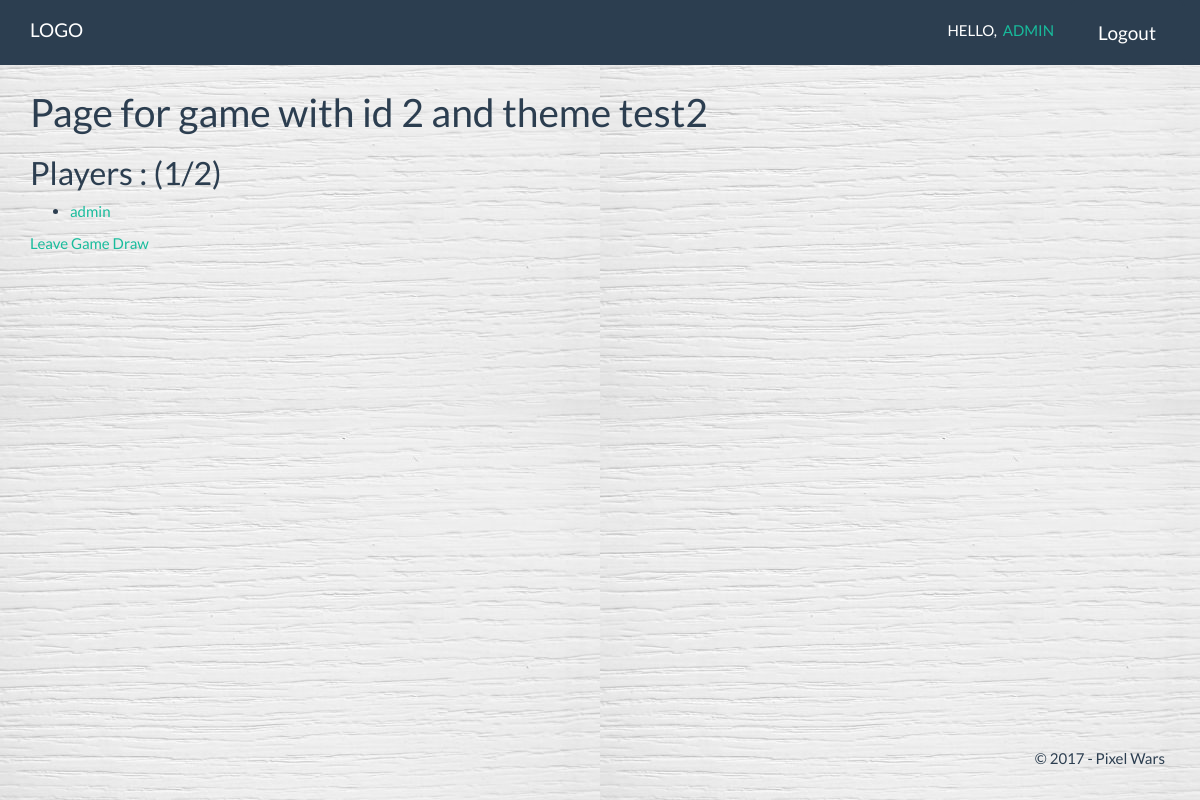
/pixelwars/standart/2/ (signed in), run on an earlier commit of the app's database.
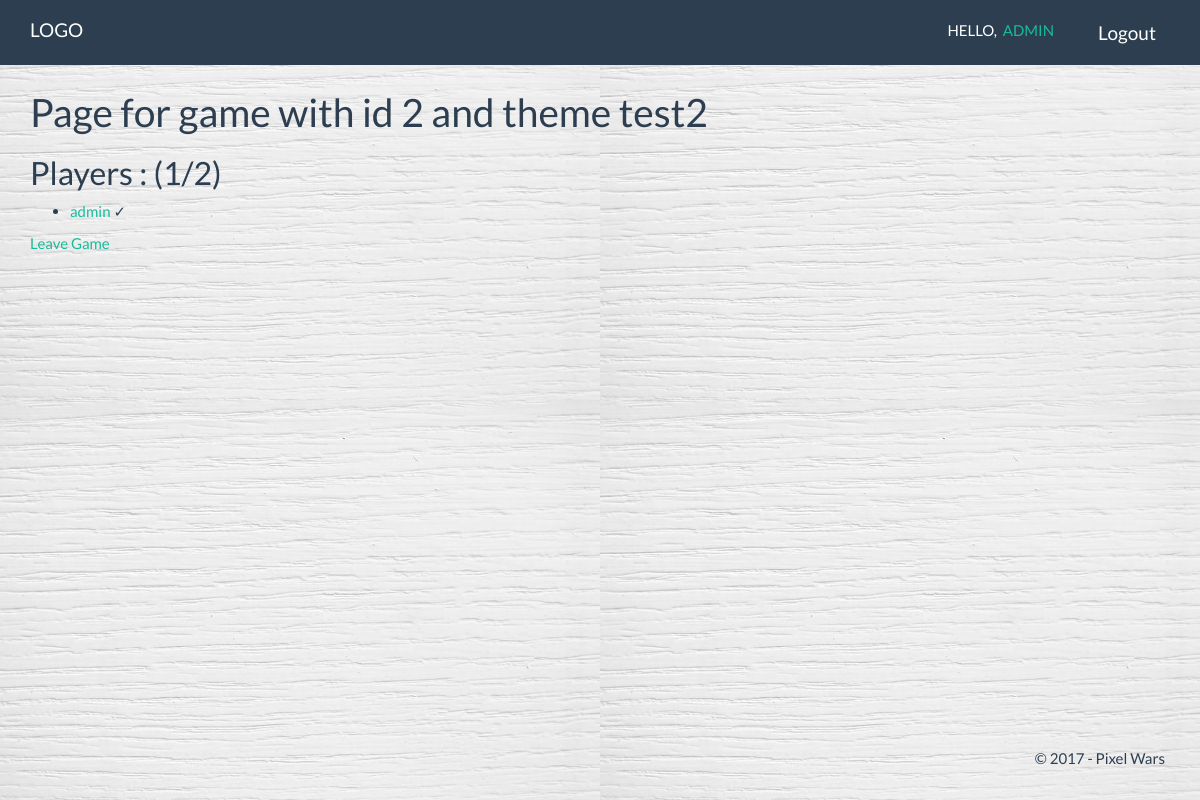
And on a later commit of the database.
### pixelwars/models.py (models this page shows, shortened)
class Game(models.Model):
    theme = models.CharField(max_length=100, null=True)
    active = models.BooleanField(default=True)
    drawing1 = models.ImageField(null=True, upload_to="gallery/")
    drawing2 = models.ImageField(null=True, upload_to="gallery/"    )
    player1 = models.ForeignKey(Player, null=True, related_name="player1")
    player2 = models.ForeignKey(Player, null=True, related_name="player2")
    judgeable = models.BooleanField(default=False)

class Player(models.Model):
    user = models.OneToOneField(User, null=True, unique=True)
    name = models.CharField(max_length=250, null=True)
    wins = models.IntegerField(default=0)
    hasDrawed = models.BooleanField(default=False)

### pixelwars/views.py (the view)
# urls.py: url(r'standart/(?P<id>\d+)/$', views.readstandart, name='readstandart'),
def readstandart(request, id):
    game = get_object_or_404(Game, id=id)
    players = []
    if (game.player1 != None):
        players.append(game.player1)
    if (game.player2 != None):
        players.append(game.player2)
    canPlay = False
    canJoin = False
    canLeave = False
    currentPlayer = Player.objects.get(user=request.user)
    if (currentPlayer in players):
        canLeave = True
    playerCount = len(players)
    if (currentPlayer in players and not currentPlayer.hasDrawed):
        canPlay = True
    if (not currentPlayer in players and notActiveGameOrNoGame(currentPlayer)):
        canJoin = True
    context = {
        'canJoin': canJoin,
        'canPlay': canPlay,
        'currentPlayer': currentPlayer,
        'playerCount': playerCount,
        'canLeave': canLeave,
        'players': players,
        'game': game,
    }
    return render(request, 'pixelwars/standart/read.html', context)

### pixelwars/templates/pixelwars/standart/read.html (shortened to what this page needs)
{% extends 'pixelwars/base.html' %}
{% block main %}
    <div class="container">
        <h1>Page for game with id {{ game.id }} and theme {{ game.theme }}</h1>
        <h2>Players : ({{ playerCount }}/2)</h2>
        <ul>
            {% if players %}
                {% for player in players %}
                    <li><a href="{% url 'pixelwars:viewUser' player.user.id %}">{{ player.name }} </a>
                        {% if player.hasDrawed %}&#10003;{% endif %}</li>
                {% endfor %}
            {% else %}
                <div>No players. :(</div>
            {% endif %}
        </ul>
        {% if canLeave %}
            <a href="{% url 'pixelwars:leaveGame' game.id %}">Leave Game</a>
        {% endif %}
        {% if canPlay %}
            <a href="{% url 'pixelwars:draw' game.id %}">Draw</a>
        {% endif %}
    </div>
{% endblock %}

### pixelwars/templates/pixelwars/base.html (shortened to what this page needs)
{% load staticfiles %}
<!DOCTYPE html>
<html lang="en">
<head>
    <link rel="stylesheet" href="{% static 'pixelwars/canvasshit/styles.css' %}">
    <link rel="stylesheet" href="{% static 'pixelwars/css/style.css' %}">
    <link rel="stylesheet" href="{% static 'pixelwars/css/flipclock.css' %}">
</head>
<body>
<header>
    <div class="navbar navbar-default navbar-fixed-top text-uppercase">
        <div class="container">
            <div class="navbar-header">
                <a href="{% url 'pixelwars:index' %}" class="navbar-brand">LOGO</a>
            </div>
            <div class="navbar-collapse collapse">
                <ul class="nav navbar-nav navbar-right">
                    {% if user.is_authenticated %}
                        <li><span class="navbar-text">Hello, &nbsp;<a href="{% url 'pixelwars:viewUser' user.id %}">{{ user.get_username }}</a></span></li>
                        <li><form action="{% url 'pixelwars:logout' %}"><button class="btn btn-primary btn-lg" type="submit">Logout</button></form></li>
                    {% else %}
                        <li><button type="button" class="btn btn-primary btn-lg" data-toggle="modal" data-target="#myModal">Login</button></li>
                        <li><button type="button" class="btn btn-primary btn-lg" data-toggle="modal" data-target="#exampleModal">Register</button></li>
                    {% endif %}
                </ul>
            </div>
        </div>
    </div>
</header>
<main>
{% block main %}
{% endblock %}
</main>
    <footer class="necukaem navbar-fixed-bottom">
        <div class="container modal-footer">
            <p>&copy; 2017 - Pixel Wars</p>
        </div>
    </footer>
</body>
</html>

What changed in the data, as far as the page shows it:
changed Player "admin": now shows "✓"
Also different on the page:
text no longer shown: "Draw"
